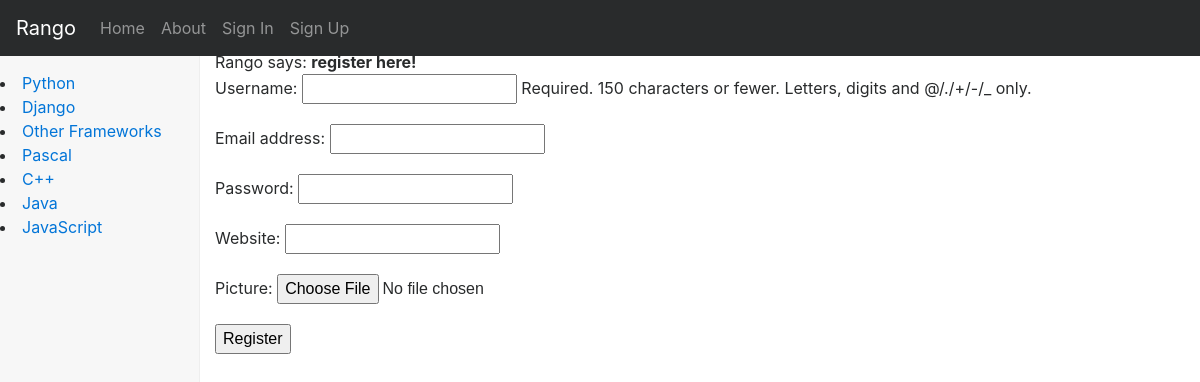
The page /rango/register/ on the database its author committed.
### rango/models.py (models this page shows, shortened)
class Category(models.Model):
    name = models.CharField(max_length=128, unique=True)
    views = models.IntegerField(default=0)
    likes = models.IntegerField(default=0)
    slug = models.SlugField(blank=True, unique=True)
    class Meta:
        verbose_name_plural = 'Categories'

### rango/views.py (the view)
def register(request):
    registered = False
    if request.method == 'POST':
        user_form = UserForm(data=request.POST)
        profile_form = UserProfileForm(data=request.POST)
        if user_form.is_valid() and profile_form.is_valid():
            user = user_form.save()
            user.set_password(user.password)
            user.save()
            profile = profile_form.save(commit=False)
            profile.user = user
            if 'picture' in request.FILES:
                profile.picture = request.FILES['picture']
            profile.save()
            registered = True
        else:
            print(user_form.errors, profile_form.errors)
    else:
        user_form = UserForm()
        profile_form = UserProfileForm()
    return render(request,
                  'rango/register.html',
                  {'user_form':user_form,
                   'profile_form':profile_form,
                   'registered':registered})

### rango/forms.py
class UserForm(forms.ModelForm):
    password = forms.CharField(widget=forms.PasswordInput())
    class Meta:
        model = User
        fields = ('username', 'email', 'password')

class UserProfileForm(forms.ModelForm):
    class Meta:
        model = UserProfile
        fields = ('website', 'picture')

### rango/templatetags/rango_template_tags.py (called while the page is built)
@register.inclusion_tag('rango/cats.html')
def get_category_list(cat=None):
    return {'cats': Category.objects.all(),
            'act_cat':cat}

### templates/rango/register.html (shortened to what this page needs)
{% extends 'rango/base_bootstrap.html' %}
{% load staticfiles %}
{% block body_block %}
    {% if registered %}
        Rango says: <strong>thank you for registering!</strong>
        <a href="{% url 'rango:index' %}">Return to the homepage.</a><br/>
    {% else %}
        Rango says: <strong>register here!</strong><br/>
        <form id="user_form" method="post" action="{% url 'rango:register' %}"
            enctype="multipart/form-data">
            {{ user_form.as_p }}
            {{ profile_form.as_p }}
            <input type="submit" name="submit" value="Register" />
        </form>
    {% endif %}
{% endblock %}

### templates/rango/cats.html
{% for c in cats %}
    {% if c == act_cat %}
        <li>
        <strong>
            <a href="{% url 'rango:show_category' c.slug %}">{{ c.name }}</a>
        </strong>
        </li>
    {% else %}
        <li>
            <a href="{% url 'rango:show_category' c.slug %}">{{ c.name }}</a>
        </li>
    {% endif %}
{% endfor %}

### static/style/dashboard.css (style rules this page uses)
body { padding-top: 50px; }

### rows shown on the page
Category: name "Python"
Category: name "Django"
Category: name "Other Frameworks"
Category: name "Pascal"
Category: name "C++"
Category: name "Java"
Category: name "JavaScript"
